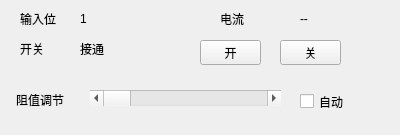
<?xml version="1.0" encoding="UTF-8"?>
<ui version="4.0">
 <class>E_InputUnitWid</class>
 <widget class="QWidget" name="E_InputUnitWid">
  <property name="geometry">
   <rect>
    <x>0</x>
    <y>0</y>
    <width>400</width>
    <height>135</height>
   </rect>
  </property>
  <property name="windowTitle">
   <string>Form</string>
  </property>
  <widget class="QLabel" name="label">
   <property name="geometry">
    <rect>
     <x>20</x>
     <y>10</y>
     <width>60</width>
     <height>17</height>
    </rect>
   </property>
   <property name="text">
    <string>输入位</string>
   </property>
  </widget>
  <widget class="QLabel" name="inputLab">
   <property name="geometry">
    <rect>
     <x>80</x>
     <y>10</y>
     <width>67</width>
     <height>17</height>
    </rect>
   </property>
   <property name="text">
    <string>1</string>
   </property>
  </widget>
  <widget class="QLabel" name="label_3">
   <property name="geometry">
    <rect>
     <x>220</x>
     <y>10</y>
     <width>67</width>
     <height>17</height>
    </rect>
   </property>
   <property name="text">
    <string>电流</string>
   </property>
  </widget>
  <widget class="QLabel" name="curLab">
   <property name="geometry">
    <rect>
     <x>300</x>
     <y>10</y>
     <width>67</width>
     <height>17</height>
    </rect>
   </property>
   <property name="text">
    <string>--</string>
   </property>
  </widget>
  <widget class="QLabel" name="label_5">
   <property name="geometry">
    <rect>
     <x>16</x>
     <y>90</y>
     <width>71</width>
     <height>20</height>
    </rect>
   </property>
   <property name="text">
    <string>阻值调节</string>
   </property>
  </widget>
  <widget class="QLabel" name="swLab">
   <property name="geometry">
    <rect>
     <x>80</x>
     <y>40</y>
     <width>67</width>
     <height>17</height>
    </rect>
   </property>
   <property name="text">
    <string>接通</string>
   </property>
  </widget>
  <widget class="QPushButton" name="openBtn">
   <property name="geometry">
    <rect>
     <x>200</x>
     <y>40</y>
     <width>61</width>
     <height>25</height>
    </rect>
   </property>
   <property name="text">
    <string>开</string>
   </property>
  </widget>
  <widget class="QPushButton" name="closeBtn">
   <property name="geometry">
    <rect>
     <x>280</x>
     <y>40</y>
     <width>61</width>
     <height>25</height>
    </rect>
   </property>
   <property name="text">
    <string>关</string>
   </property>
  </widget>
  <widget class="QScrollBar" name="horizontalScrollBar">
   <property name="geometry">
    <rect>
     <x>90</x>
     <y>90</y>
     <width>191</width>
     <height>16</height>
    </rect>
   </property>
   <property name="orientation">
    <enum>Qt::Horizontal</enum>
   </property>
  </widget>
  <widget class="QCheckBox" name="checkBox">
   <property name="geometry">
    <rect>
     <x>300</x>
     <y>90</y>
     <width>71</width>
     <height>23</height>
    </rect>
   </property>
   <property name="text">
    <string>自动</string>
   </property>
  </widget>
  <widget class="QLabel" name="label_7">
   <property name="geometry">
    <rect>
     <x>20</x>
     <y>40</y>
     <width>41</width>
     <height>17</height>
    </rect>
   </property>
   <property name="text">
    <string>开关</string>
   </property>
  </widget>
 </widget>
 <resources/>
 <connections/>
</ui>
